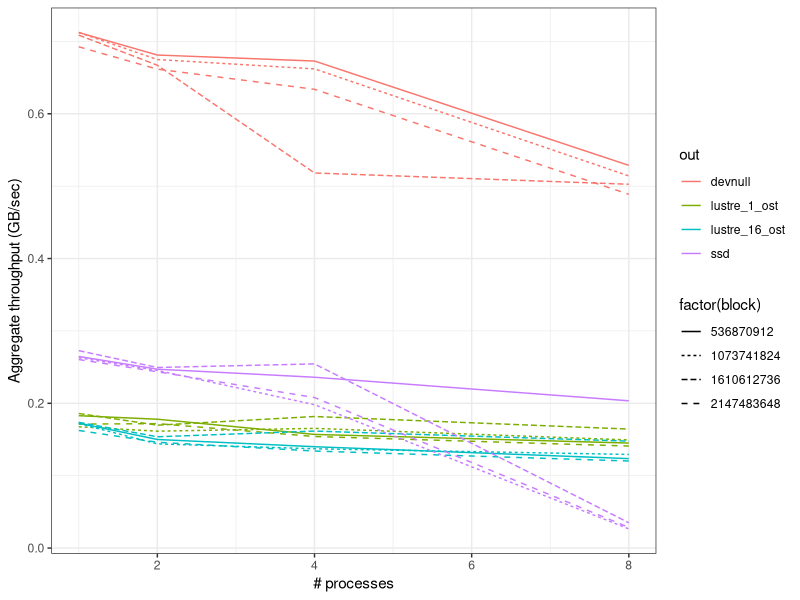
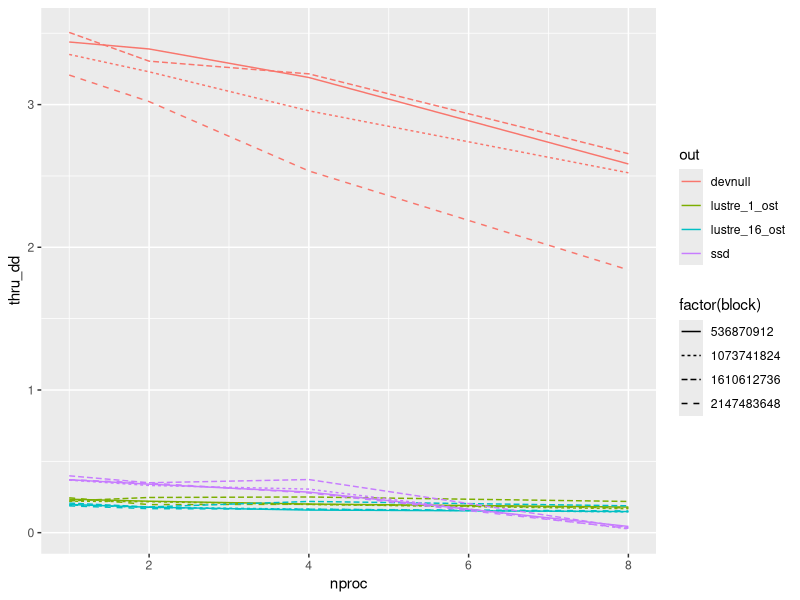
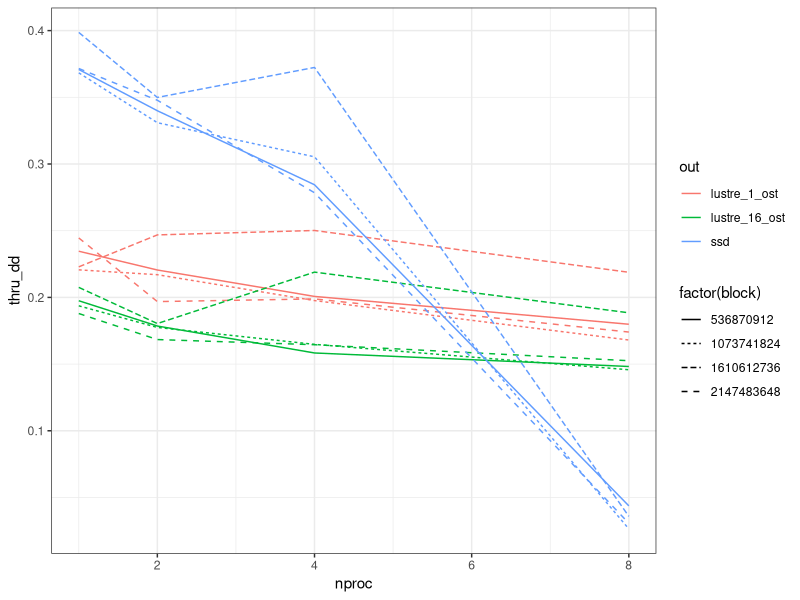

These charts were generated, in order, by the following R code:
## ---- chunk 1
library(ggplot2)
library(dplyr)
## ---- chunk 2
# setwd('~/git/bowtie-scaling/thread_scaling/iotest/')
m <- read.csv('iotest_stampede2.csv')
mg <- m %>%
  group_by(nproc, out, block) %>%
  summarise(thru_buf=(16)/max(tbuf)/nproc[1], thru_dd=(16)/max(tdd)/nproc[1])
## ---- chunk 3
# Buffered writing using fwrite
ggplot(mg, aes(x=nproc, y=thru_buf, color=out, linetype=factor(block))) + geom_line() + labs(x='# processes', y='Aggregate throughput (GB/sec)') + theme_bw()
## ---- chunk 4
# Writing using dd
ggplot(mg, aes(x=nproc, y=thru_dd, color=out, linetype=factor(block))) + geom_line()
## ---- chunk 5
# Writing using dd, omitting dd
mgf <- mg %>% filter(out != 'devnull')
ggplot(mgf, aes(x=nproc, y=thru_dd, color=out, linetype=factor(block))) + geom_line() + theme_bw()
